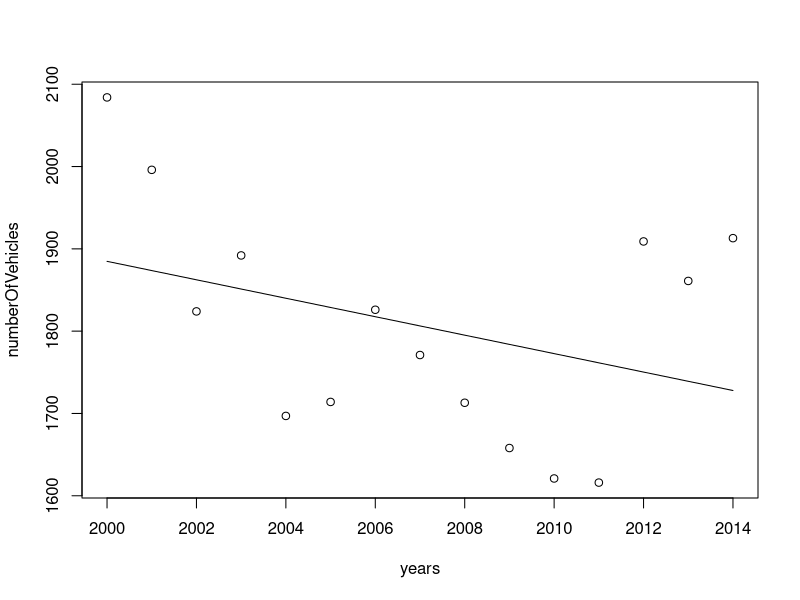
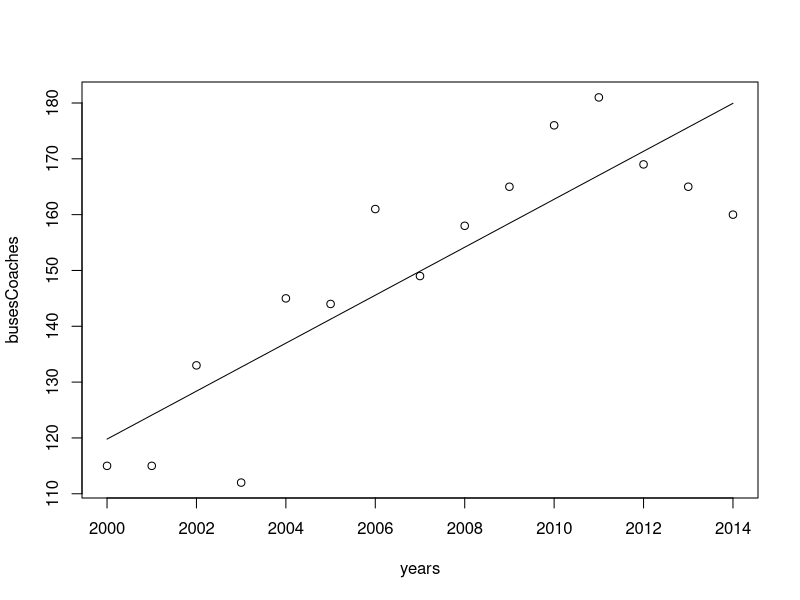

Reproduce these figures in R, in order.
cp = '6119'
predict_yr = 2020
data = read.csv('Westminster.csv', header=TRUE)
dataByCP = subset(data, CP==cp)
years = dataByCP[,1]
numberOfVehicles = dataByCP[,24]
busesCoaches = dataByCP[,15]

#Linear Regression
lse = lm(numberOfVehicles~years)
yfit = lse$fitted.values
png('RegressionPlot.png')
plot(years, numberOfVehicles)
lines(years, yfit)

newdata = expand.grid(years=c(predict_yr))
predict_val = predict(lse, newdata)
cat(paste(c("Predicted Value for year", predict_yr, "is", predict_val, "\n"), collapse=" "))


#Analyzing for Bus Data
lse = lm(busesCoaches~years)
yfit = lse$fitted.values
png('RegressionPlotForPublicTransport.png')
plot(years, busesCoaches)
lines(years, yfit)

newdata = expand.grid(years=c(predict_yr))
predict_val = predict(lse, newdata)
cat(paste(c("Predicted Value of Public Transport for year", predict_yr, "is", predict_val, "\n"), collapse=" "))


cor_coef = cor(numberOfVehicles, busesCoaches)
cat(paste(c("Correlation Coefficient is", cor_coef, "\n"), collapse=" "))
